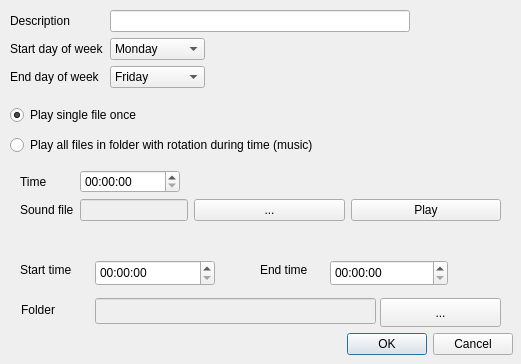
<?xml version="1.0" encoding="UTF-8"?>
<ui version="4.0">
 <class>weeklyScheduleEditDialog</class>
 <widget class="QDialog" name="weeklyScheduleEditDialog">
  <property name="windowModality">
   <enum>Qt::WindowModal</enum>
  </property>
  <property name="geometry">
   <rect>
    <x>0</x>
    <y>0</y>
    <width>521</width>
    <height>364</height>
   </rect>
  </property>
  <property name="sizePolicy">
   <sizepolicy hsizetype="Preferred" vsizetype="Minimum">
    <horstretch>0</horstretch>
    <verstretch>0</verstretch>
   </sizepolicy>
  </property>
  <property name="windowTitle">
   <string>Edit schedule record</string>
  </property>
  <property name="sizeGripEnabled">
   <bool>false</bool>
  </property>
  <property name="modal">
   <bool>true</bool>
  </property>
  <widget class="QWidget" name="formLayoutWidget">
   <property name="geometry">
    <rect>
     <x>10</x>
     <y>10</y>
     <width>501</width>
     <height>101</height>
    </rect>
   </property>
   <layout class="QFormLayout" name="formLayout">
    <property name="fieldGrowthPolicy">
     <enum>QFormLayout::FieldsStayAtSizeHint</enum>
    </property>
    <item row="0" column="0">
     <widget class="QLabel" name="label_5">
      <property name="text">
       <string>Description</string>
      </property>
     </widget>
    </item>
    <item row="0" column="1">
     <widget class="QLineEdit" name="descriptionLineEdit">
      <property name="sizePolicy">
       <sizepolicy hsizetype="Maximum" vsizetype="Fixed">
        <horstretch>0</horstretch>
        <verstretch>0</verstretch>
       </sizepolicy>
      </property>
      <property name="minimumSize">
       <size>
        <width>300</width>
        <height>0</height>
       </size>
      </property>
     </widget>
    </item>
    <item row="1" column="0">
     <widget class="QLabel" name="label">
      <property name="text">
       <string>Start day of week</string>
      </property>
     </widget>
    </item>
    <item row="1" column="1">
     <widget class="QComboBox" name="startWeekdayComboBox">
      <item>
       <property name="text">
        <string>Monday</string>
       </property>
      </item>
      <item>
       <property name="text">
        <string>Tuesday</string>
       </property>
      </item>
      <item>
       <property name="text">
        <string>Wednesday</string>
       </property>
      </item>
      <item>
       <property name="text">
        <string>Thirsday</string>
       </property>
      </item>
      <item>
       <property name="text">
        <string>Friday</string>
       </property>
      </item>
      <item>
       <property name="text">
        <string>Saturday</string>
       </property>
      </item>
      <item>
       <property name="text">
        <string>Sunday</string>
       </property>
      </item>
     </widget>
    </item>
    <item row="2" column="0">
     <widget class="QLabel" name="label_2">
      <property name="text">
       <string>End day of week</string>
      </property>
     </widget>
    </item>
    <item row="2" column="1">
     <widget class="QComboBox" name="endWeekdayComboBox">
      <property name="currentIndex">
       <number>4</number>
      </property>
      <item>
       <property name="text">
        <string>Monday</string>
       </property>
      </item>
      <item>
       <property name="text">
        <string>Tuesday</string>
       </property>
      </item>
      <item>
       <property name="text">
        <string>Wednesday</string>
       </property>
      </item>
      <item>
       <property name="text">
        <string>Thirsday</string>
       </property>
      </item>
      <item>
       <property name="text">
        <string>Friday</string>
       </property>
      </item>
      <item>
       <property name="text">
        <string>Saturday</string>
       </property>
      </item>
      <item>
       <property name="text">
        <string>Sunday</string>
       </property>
      </item>
     </widget>
    </item>
   </layout>
  </widget>
  <widget class="QDialogButtonBox" name="buttonBox">
   <property name="enabled">
    <bool>true</bool>
   </property>
   <property name="geometry">
    <rect>
     <x>320</x>
     <y>330</y>
     <width>193</width>
     <height>29</height>
    </rect>
   </property>
   <property name="orientation">
    <enum>Qt::Horizontal</enum>
   </property>
   <property name="standardButtons">
    <set>QDialogButtonBox::Cancel|QDialogButtonBox::Ok</set>
   </property>
  </widget>
  <widget class="QRadioButton" name="singleFileRadioButton">
   <property name="geometry">
    <rect>
     <x>10</x>
     <y>100</y>
     <width>281</width>
     <height>30</height>
    </rect>
   </property>
   <property name="maximumSize">
    <size>
     <width>16777215</width>
     <height>16777215</height>
    </size>
   </property>
   <property name="text">
    <string>Play single file once</string>
   </property>
   <property name="checked">
    <bool>true</bool>
   </property>
  </widget>
  <widget class="QRadioButton" name="musicFolderRadioButton">
   <property name="geometry">
    <rect>
     <x>10</x>
     <y>130</y>
     <width>401</width>
     <height>30</height>
    </rect>
   </property>
   <property name="text">
    <string>Play all files in folder with rotation during time (music)</string>
   </property>
  </widget>
  <widget class="QWidget" name="singleFileWidget" native="true">
   <property name="geometry">
    <rect>
     <x>10</x>
     <y>160</y>
     <width>499</width>
     <height>90</height>
    </rect>
   </property>
   <property name="maximumSize">
    <size>
     <width>16777215</width>
     <height>90</height>
    </size>
   </property>
   <property name="baseSize">
    <size>
     <width>300</width>
     <height>90</height>
    </size>
   </property>
   <widget class="QWidget" name="formLayoutWidget_2">
    <property name="geometry">
     <rect>
      <x>10</x>
      <y>10</y>
      <width>481</width>
      <height>107</height>
     </rect>
    </property>
    <layout class="QFormLayout" name="formLayout_2">
     <item row="1" column="1">
      <widget class="QTimeEdit" name="timeEdit">
       <property name="maximumSize">
        <size>
         <width>100</width>
         <height>16777215</height>
        </size>
       </property>
       <property name="displayFormat">
        <string>hh:mm:ss</string>
       </property>
      </widget>
     </item>
     <item row="1" column="0">
      <widget class="QLabel" name="label_3">
       <property name="text">
        <string>Time</string>
       </property>
      </widget>
     </item>
     <item row="2" column="0">
      <widget class="QLabel" name="label_4">
       <property name="text">
        <string>Sound file</string>
       </property>
      </widget>
     </item>
     <item row="2" column="1">
      <layout class="QHBoxLayout" name="horizontalLayout">
       <item>
        <widget class="QLineEdit" name="fileNameLineEdit">
         <property name="enabled">
          <bool>false</bool>
         </property>
         <property name="sizePolicy">
          <sizepolicy hsizetype="Fixed" vsizetype="Fixed">
           <horstretch>0</horstretch>
           <verstretch>0</verstretch>
          </sizepolicy>
         </property>
        </widget>
       </item>
       <item>
        <widget class="QPushButton" name="chooseFilePushButton">
         <property name="text">
          <string>...</string>
         </property>
        </widget>
       </item>
       <item>
        <widget class="QPushButton" name="playSoundPushButton">
         <property name="text">
          <string>Play</string>
         </property>
        </widget>
       </item>
      </layout>
     </item>
    </layout>
   </widget>
  </widget>
  <widget class="QWidget" name="musicFolderWidget" native="true">
   <property name="geometry">
    <rect>
     <x>10</x>
     <y>260</y>
     <width>499</width>
     <height>70</height>
    </rect>
   </property>
   <property name="sizePolicy">
    <sizepolicy hsizetype="Preferred" vsizetype="Fixed">
     <horstretch>0</horstretch>
     <verstretch>0</verstretch>
    </sizepolicy>
   </property>
   <property name="maximumSize">
    <size>
     <width>16777215</width>
     <height>70</height>
    </size>
   </property>
   <property name="autoFillBackground">
    <bool>false</bool>
   </property>
   <widget class="QLabel" name="label_6">
    <property name="geometry">
     <rect>
      <x>10</x>
      <y>0</y>
      <width>71</width>
      <height>20</height>
     </rect>
    </property>
    <property name="text">
     <string>Start time</string>
    </property>
   </widget>
   <widget class="QTimeEdit" name="startTimeEdit">
    <property name="geometry">
     <rect>
      <x>85</x>
      <y>0</y>
      <width>120</width>
      <height>26</height>
     </rect>
    </property>
    <property name="displayFormat">
     <string>hh:mm:ss</string>
    </property>
   </widget>
   <widget class="QLabel" name="label_7">
    <property name="geometry">
     <rect>
      <x>250</x>
      <y>0</y>
      <width>63</width>
      <height>20</height>
     </rect>
    </property>
    <property name="text">
     <string>End time</string>
    </property>
   </widget>
   <widget class="QTimeEdit" name="endTimeEdit">
    <property name="geometry">
     <rect>
      <x>320</x>
      <y>0</y>
      <width>118</width>
      <height>26</height>
     </rect>
    </property>
    <property name="displayFormat">
     <string>hh:mm:ss</string>
    </property>
   </widget>
   <widget class="QLineEdit" name="folderNameLineEdit">
    <property name="enabled">
     <bool>false</bool>
    </property>
    <property name="geometry">
     <rect>
      <x>85</x>
      <y>38</y>
      <width>281</width>
      <height>26</height>
     </rect>
    </property>
    <property name="sizePolicy">
     <sizepolicy hsizetype="Expanding" vsizetype="Minimum">
      <horstretch>0</horstretch>
      <verstretch>0</verstretch>
     </sizepolicy>
    </property>
    <property name="maximumSize">
     <size>
      <width>16777215</width>
      <height>26</height>
     </size>
    </property>
   </widget>
   <widget class="QLabel" name="label_8">
    <property name="geometry">
     <rect>
      <x>11</x>
      <y>40</y>
      <width>63</width>
      <height>20</height>
     </rect>
    </property>
    <property name="text">
     <string>Folder</string>
    </property>
   </widget>
   <widget class="QPushButton" name="chooseFolderPushButton">
    <property name="geometry">
     <rect>
      <x>370</x>
      <y>38</y>
      <width>121</width>
      <height>29</height>
     </rect>
    </property>
    <property name="sizePolicy">
     <sizepolicy hsizetype="Minimum" vsizetype="Minimum">
      <horstretch>0</horstretch>
      <verstretch>0</verstretch>
     </sizepolicy>
    </property>
    <property name="maximumSize">
     <size>
      <width>16777215</width>
      <height>29</height>
     </size>
    </property>
    <property name="text">
     <string>...</string>
    </property>
   </widget>
  </widget>
  <zorder>formLayoutWidget</zorder>
  <zorder>singleFileRadioButton</zorder>
  <zorder>musicFolderRadioButton</zorder>
  <zorder>singleFileWidget</zorder>
  <zorder>musicFolderWidget</zorder>
  <zorder>buttonBox</zorder>
 </widget>
 <resources/>
 <connections>
  <connection>
   <sender>buttonBox</sender>
   <signal>accepted()</signal>
   <receiver>weeklyScheduleEditDialog</receiver>
   <slot>accept()</slot>
   <hints>
    <hint type="sourcelabel">
     <x>248</x>
     <y>254</y>
    </hint>
    <hint type="destinationlabel">
     <x>260</x>
     <y>222</y>
    </hint>
   </hints>
  </connection>
  <connection>
   <sender>buttonBox</sender>
   <signal>rejected()</signal>
   <receiver>weeklyScheduleEditDialog</receiver>
   <slot>reject()</slot>
   <hints>
    <hint type="sourcelabel">
     <x>316</x>
     <y>260</y>
    </hint>
    <hint type="destinationlabel">
     <x>286</x>
     <y>274</y>
    </hint>
   </hints>
  </connection>
  <connection>
   <sender>singleFileRadioButton</sender>
   <signal>pressed()</signal>
   <receiver>singleFileWidget</receiver>
   <slot>show()</slot>
   <hints>
    <hint type="sourcelabel">
     <x>150</x>
     <y>201</y>
    </hint>
    <hint type="destinationlabel">
     <x>260</x>
     <y>285</y>
    </hint>
   </hints>
  </connection>
  <connection>
   <sender>singleFileRadioButton</sender>
   <signal>pressed()</signal>
   <receiver>musicFolderWidget</receiver>
   <slot>hide()</slot>
   <hints>
    <hint type="sourcelabel">
     <x>150</x>
     <y>201</y>
    </hint>
    <hint type="destinationlabel">
     <x>260</x>
     <y>362</y>
    </hint>
   </hints>
  </connection>
  <connection>
   <sender>musicFolderRadioButton</sender>
   <signal>pressed()</signal>
   <receiver>singleFileWidget</receiver>
   <slot>hide()</slot>
   <hints>
    <hint type="sourcelabel">
     <x>210</x>
     <y>231</y>
    </hint>
    <hint type="destinationlabel">
     <x>260</x>
     <y>285</y>
    </hint>
   </hints>
  </connection>
  <connection>
   <sender>musicFolderRadioButton</sender>
   <signal>pressed()</signal>
   <receiver>musicFolderWidget</receiver>
   <slot>show()</slot>
   <hints>
    <hint type="sourcelabel">
     <x>210</x>
     <y>231</y>
    </hint>
    <hint type="destinationlabel">
     <x>260</x>
     <y>362</y>
    </hint>
   </hints>
  </connection>
 </connections>
</ui>
